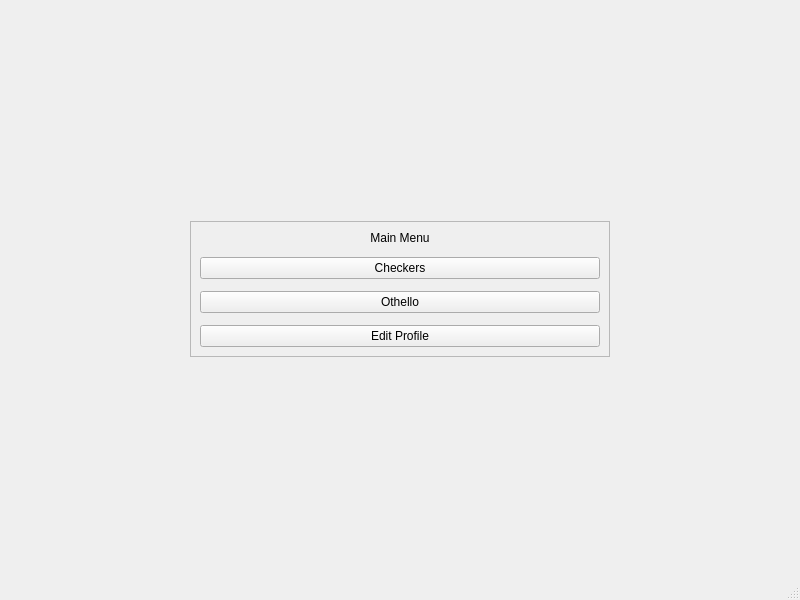
<?xml version="1.0" encoding="UTF-8"?>
<ui version="4.0">
 <class>MainWindow</class>
 <widget class="QMainWindow" name="MainWindow">
  <property name="geometry">
   <rect><x>0</x><y>0</y><width>800</width><height>600</height></rect>
  </property>
  <property name="windowTitle">
   <string>MainWindow</string>
  </property>

  <widget class="QWidget" name="centralwidget">
   <layout class="QVBoxLayout" name="rootLayout">
    <property name="spacing"><number>12</number></property>

    <item>
     <widget class="QStackedWidget" name="stackedWidget">

      <widget class="QWidget" name="page_mainMenu">
       <layout class="QVBoxLayout" name="menuLayout">
        <property name="spacing"><number>12</number></property>

        <item>
         <spacer name="menuTopSpacer">
          <property name="orientation"><enum>Qt::Vertical</enum></property>
          <property name="sizeHint"><size><width>20</width><height>40</height></size></property>
         </spacer>
        </item>

        <item>
         <layout class="QHBoxLayout" name="menuCenterRow">
          <item>
           <spacer name="menuLeftSpacer">
            <property name="orientation"><enum>Qt::Horizontal</enum></property>
            <property name="sizeHint"><size><width>120</width><height>20</height></size></property>
           </spacer>
          </item>

          <item>
           <widget class="QFrame" name="menuCard">
            <property name="minimumSize"><size><width>420</width><height>0</height></size></property>
            <property name="maximumSize"><size><width>520</width><height>16777215</height></size></property>
            <property name="frameShape"><enum>QFrame::StyledPanel</enum></property>
            <layout class="QVBoxLayout" name="menuCardLayout">
             <property name="spacing"><number>12</number></property>

             <item>
              <widget class="QLabel" name="label_mainMenu">
               <property name="text"><string>Main Menu</string></property>
               <property name="alignment"><set>Qt::AlignCenter</set></property>
              </widget>
             </item>

             <item>
              <widget class="QPushButton" name="btn_checkers">
               <property name="text"><string>Checkers</string></property>
              </widget>
             </item>

             <item>
              <widget class="QPushButton" name="btn_othello">
               <property name="text"><string>Othello</string></property>
              </widget>
             </item>

             <item>
              <widget class="QPushButton" name="btn_editProfile">
               <property name="text"><string>Edit Profile</string></property>
              </widget>
             </item>

            </layout>
           </widget>
          </item>

          <item>
           <spacer name="menuRightSpacer">
            <property name="orientation"><enum>Qt::Horizontal</enum></property>
            <property name="sizeHint"><size><width>120</width><height>20</height></size></property>
           </spacer>
          </item>
         </layout>
        </item>

        <item>
         <spacer name="menuBottomSpacer">
          <property name="orientation"><enum>Qt::Vertical</enum></property>
          <property name="sizeHint"><size><width>20</width><height>40</height></size></property>
         </spacer>
        </item>

       </layout>
      </widget>

      <widget class="QWidget" name="page_checkers">
       <layout class="QVBoxLayout" name="checkersLayout">
        <property name="spacing"><number>12</number></property>

        <item>
         <layout class="QHBoxLayout" name="checkersHeader">
          <item>
           <widget class="QLabel" name="label_checkersTitle">
            <property name="text"><string>Checkers</string></property>
           </widget>
          </item>
          <item>
           <spacer name="checkersHeaderSpacer">
            <property name="orientation"><enum>Qt::Horizontal</enum></property>
            <property name="sizeHint"><size><width>40</width><height>20</height></size></property>
           </spacer>
          </item>
          <item>
           <widget class="QPushButton" name="btn_backToMenu">
            <property name="text"><string>Back to Main Menu</string></property>
           </widget>
          </item>
         </layout>
        </item>

        <item>
         <widget class="QGroupBox" name="group_gameSettings">
          <property name="title"><string>Game Settings</string></property>
          <layout class="QHBoxLayout" name="settingsRow">
           <property name="spacing"><number>12</number></property>

           <item>
            <widget class="QRadioButton" name="radio_host">
             <property name="text"><string>Host</string></property>
            </widget>
           </item>

           <item>
            <widget class="QRadioButton" name="radio_guest">
             <property name="text"><string>Guest</string></property>
            </widget>
           </item>

           <item>
            <spacer name="settingsSpacer">
             <property name="orientation"><enum>Qt::Horizontal</enum></property>
             <property name="sizeHint"><size><width>40</width><height>20</height></size></property>
            </spacer>
           </item>

           <item>
            <widget class="QPushButton" name="btn_startGame">
             <property name="text"><string>Start Game</string></property>
            </widget>
           </item>

          </layout>
         </widget>
        </item>

        <item>
         <widget class="QGroupBox" name="group_history">
          <property name="title"><string>History</string></property>
          <layout class="QVBoxLayout" name="historyLayout">
           <property name="spacing"><number>8</number></property>

           <item>
            <widget class="QTableWidget" name="table_history">
             <property name="columnCount"><number>5</number></property>
             <column/>
             <column/>
             <column/>
             <column/>
             <column/>
            </widget>
           </item>

          </layout>
         </widget>
        </item>

        <item>
         <spacer name="checkersBottomSpacer">
          <property name="orientation"><enum>Qt::Vertical</enum></property>
          <property name="sizeHint"><size><width>20</width><height>10</height></size></property>
         </spacer>
        </item>

        <item>
         <widget class="QPushButton" name="btn_logout">
          <property name="text"><string>Logout</string></property>
         </widget>
        </item>

       </layout>
      </widget>

      <widget class="QWidget" name="page_othello">
       <layout class="QVBoxLayout" name="othelloRootLayout">
        <property name="spacing"><number>12</number></property>

        <item>
         <widget class="QStackedWidget" name="othelloStack">

          <!-- Setup page -->
          <widget class="QWidget" name="page_othelloSetup">
           <layout class="QVBoxLayout" name="othelloSetupLayout">
            <property name="spacing"><number>12</number></property>

            <item>
             <widget class="QLabel" name="label_othelloTitle">
              <property name="text"><string>Othello</string></property>
              <property name="alignment"><set>Qt::AlignCenter</set></property>
             </widget>
            </item>

            <item>
             <widget class="QGroupBox" name="group_othelloSettings">
              <property name="title"><string>Game Settings</string></property>
              <layout class="QHBoxLayout" name="othelloSettingsRow">
               <property name="spacing"><number>12</number></property>

               <item>
                <widget class="QRadioButton" name="radio_othello_host">
                 <property name="text"><string>Host</string></property>
                </widget>
               </item>

               <item>
                <widget class="QRadioButton" name="radio_othello_guest">
                 <property name="text"><string>Guest</string></property>
                </widget>
               </item>

               <item>
                <spacer name="othelloSettingsSpacer">
                 <property name="orientation"><enum>Qt::Horizontal</enum></property>
                 <property name="sizeHint"><size><width>40</width><height>20</height></size></property>
                </spacer>
               </item>

               <item>
                <widget class="QPushButton" name="btn_othello_start">
                 <property name="text"><string>Start Game</string></property>
                </widget>
               </item>

              </layout>
             </widget>
            </item>

            <item>
             <widget class="QPushButton" name="btn_othello_back">
              <property name="text"><string>Back to Main Menu</string></property>
             </widget>
            </item>

            <item>
             <spacer name="othelloSetupBottomSpacer">
              <property name="orientation"><enum>Qt::Vertical</enum></property>
              <property name="sizeHint"><size><width>20</width><height>40</height></size></property>
             </spacer>
            </item>

           </layout>
          </widget>

          <widget class="QWidget" name="page_othelloGame">
           <layout class="QVBoxLayout" name="othelloGameLayout">
            <property name="spacing"><number>12</number></property>

            <item>
             <layout class="QHBoxLayout" name="othelloGameTopRow">
              <item>
               <widget class="QLabel" name="label_othelloIngame">
                <property name="text"><string>Othello - Game</string></property>
               </widget>
              </item>

              <item>
               <spacer name="othelloGameTopSpacer">
                <property name="orientation"><enum>Qt::Horizontal</enum></property>
                <property name="sizeHint"><size><width>40</width><height>20</height></size></property>
               </spacer>
              </item>

              <item>
               <widget class="QPushButton" name="btn_othello_exitGame">
                <property name="text"><string>Exit</string></property>
               </widget>
              </item>
             </layout>
            </item>

            <item>
             <widget class="QWidget" name="othelloGameContainer">
              <layout class="QVBoxLayout" name="othelloGameContainerLayout"/>
             </widget>
            </item>

           </layout>
          </widget>

         </widget>
        </item>

       </layout>
      </widget>

      <widget class="QWidget" name="page_editProfile"/>

     </widget>
    </item>

   </layout>
  </widget>

  <widget class="QMenuBar" name="menubar">
   <property name="geometry">
    <rect><x>0</x><y>0</y><width>800</width><height>24</height></rect>
   </property>
  </widget>
  <widget class="QStatusBar" name="statusbar"/>
 </widget>

 <resources/>
 <connections/>
</ui>
